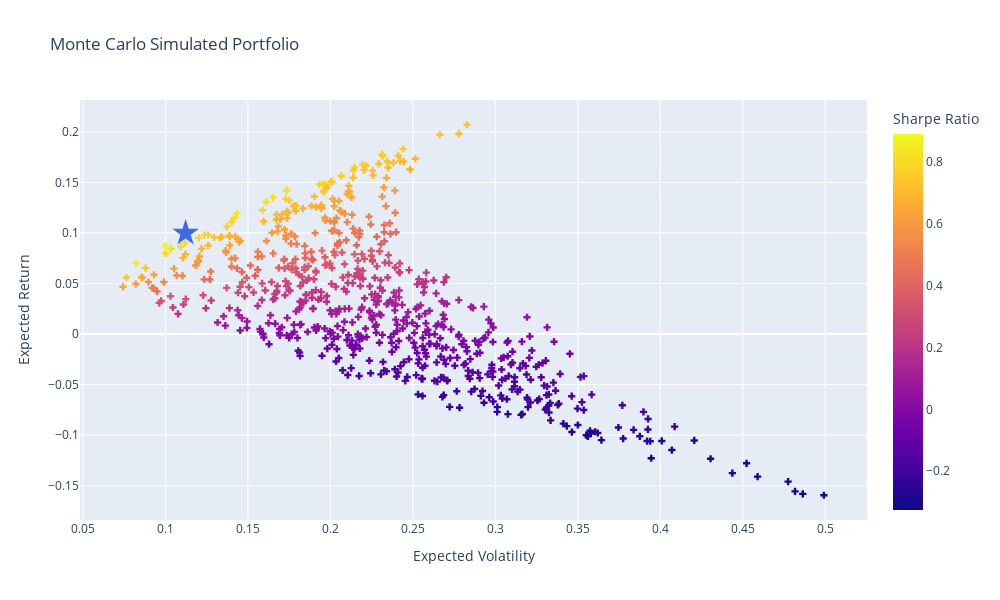

Write notebook code for a chart like this one.
### Markdown cell above
##### Let's visualise the simulated portfilios

### Code cell
# Plot simulated portfolio
fig = px.scatter(
    temp, x='port_vols', y='port_rets', color='sharpe_ratio',
    labels={'port_vols': 'Expected Volatility', 'port_rets': 'Expected Return','sharpe_ratio': 'Sharpe Ratio'},
    title="Monte Carlo Simulated Portfolio"
    ).update_traces(mode='markers', marker=dict(symbol='cross'))

# Plot max sharpe
fig.add_scatter(
    mode='markers',
    x=[temp.iloc[temp.sharpe_ratio.idxmax()]['port_vols']],
    y=[temp.iloc[temp.sharpe_ratio.idxmax()]['port_rets']],
    marker=dict(color='RoyalBlue', size=20, symbol='star'),
    name = 'Max Sharpe'
).update(layout_showlegend=False)


# Show spikes
fig.update_xaxes(showspikes=True)
fig.update_yaxes(showspikes=True)
fig.show()

### Figure 1 — Plotly figure (JSON) as saved in the notebook; plotly's stock layout.template omitted (floating-point values rounded to 4 significant figures; data arrays with more than 128 entries replaced by an {"elided": "..."} marker saying what was removed)
{"data": [{"hovertemplate": "Expected Volatility=%{x}<br>Expected Return=%{y}<br>Sharpe Ratio=%{marker.color}<extra></extra>", "legendgroup": "", "marker": {"color": {"elided": "700 float values"}, "coloraxis": "coloraxis", "symbol": "cross"}, "mode": "markers", "name": "", "orientation": "v", "showlegend": false, "type": "scatter", "x": {"elided": "700 float values"}, "xaxis": "x", "y": {"elided": "700 float values"}, "yaxis": "y"}, {"marker": {"color": "RoyalBlue", "size": 20, "symbol": "star"}, "mode": "markers", "name": "Max Sharpe", "type": "scatter", "x": [0.1122], "y": [0.0998]}], "layout": {"coloraxis": {"colorbar": {"title": {"text": "Sharpe Ratio"}}, "colorscale": [[0, "#0d0887"], [0.1111, "#46039f"], [0.2222, "#7201a8"], [0.3333, "#9c179e"], [0.4444, "#bd3786"], [0.5556, "#d8576b"], [0.6667, "#ed7953"], [0.7778, "#fb9f3a"], [0.8889, "#fdca26"], [1, "#f0f921"]]}, "height": 600, "legend": {"tracegroupgap": 0}, "showlegend": false, "title": {"text": "Monte Carlo Simulated Portfolio"}, "width": 1000, "xaxis": {"anchor": "y", "domain": [0, 1], "showspikes": true, "title": {"text": "Expected Volatility"}}, "yaxis": {"anchor": "x", "domain": [0, 1], "showspikes": true, "title": {"text": "Expected Return"}}}}
